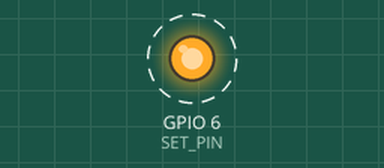
Bench run of a program on a simulated Raspberry Pi (BCM pin numbers). On the bench: output pins drawn as LEDs (lit = HIGH). Dashed ring = blinking. What the program prints to the terminal is not drawn.

Above: at 0.5 s.
Timing chart, 0 to 4.6 s (numbered marks = the images above):
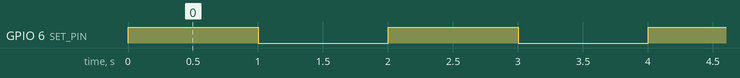

The program:

output_pin.py
```python
import RPi.GPIO as GPIO
import time

SET_PIN = 6
state = True

GPIO.setmode(GPIO.BCM)
GPIO.setup(SET_PIN, GPIO.OUT)

while 1:
    GPIO.output(SET_PIN, state)
    print(state)
    state = not state
    time.sleep(1)

# Clean um GPIO settings
GPIO.cleanup()
```

Measured:
- by itself, GPIO 6 (SET_PIN): alternates HIGH for 1.0 s and LOW for 1.0 s
